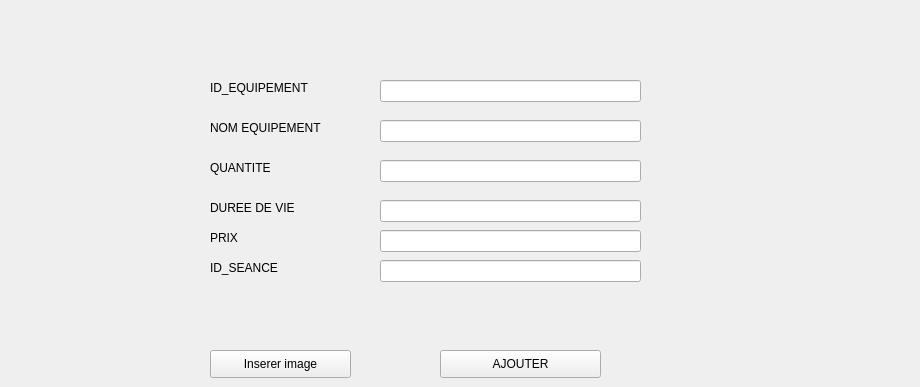
      <widget class="QWidget" name="tab_4">
       <attribute name="title">
        <string>Ajouter</string>
       </attribute>
       <widget class="QLabel" name="label_3">
        <property name="geometry">
         <rect>
          <x>210</x>
          <y>80</y>
          <width>131</width>
          <height>16</height>
         </rect>
        </property>
        <property name="text">
         <string>ID_EQUIPEMENT</string>
        </property>
       </widget>
       <widget class="QLabel" name="label_10">
        <property name="geometry">
         <rect>
          <x>210</x>
          <y>120</y>
          <width>131</width>
          <height>16</height>
         </rect>
        </property>
        <property name="text">
         <string>NOM EQUIPEMENT</string>
        </property>
       </widget>
       <widget class="QLabel" name="label_11">
        <property name="geometry">
         <rect>
          <x>210</x>
          <y>160</y>
          <width>131</width>
          <height>16</height>
         </rect>
        </property>
        <property name="text">
         <string>QUANTITE</string>
        </property>
       </widget>
       <widget class="QLabel" name="label_12">
        <property name="geometry">
         <rect>
          <x>210</x>
          <y>200</y>
          <width>131</width>
          <height>16</height>
         </rect>
        </property>
        <property name="text">
         <string>DUREE DE VIE</string>
        </property>
       </widget>
       <widget class="QLabel" name="label_13">
        <property name="geometry">
         <rect>
          <x>210</x>
          <y>230</y>
          <width>131</width>
          <height>16</height>
         </rect>
        </property>
        <property name="text">
         <string>PRIX</string>
        </property>
       </widget>
       <widget class="QLabel" name="label_14">
        <property name="geometry">
         <rect>
          <x>210</x>
          <y>260</y>
          <width>131</width>
          <height>16</height>
         </rect>
        </property>
        <property name="text">
         <string>ID_SEANCE</string>
        </property>
       </widget>
       <widget class="QLineEdit" name="ID_EQU">
        <property name="geometry">
         <rect>
          <x>380</x>
          <y>80</y>
          <width>261</width>
          <height>22</height>
         </rect>
        </property>
       </widget>
       <widget class="QLineEdit" name="nomEquip">
        <property name="geometry">
         <rect>
          <x>380</x>
          <y>120</y>
          <width>261</width>
          <height>22</height>
         </rect>
        </property>
       </widget>
       <widget class="QLineEdit" name="quantite">
        <property name="geometry">
         <rect>
          <x>380</x>
          <y>160</y>
          <width>261</width>
          <height>22</height>
         </rect>
        </property>
       </widget>
       <widget class="QLineEdit" name="DUREE_VIE">
        <property name="geometry">
         <rect>
          <x>380</x>
          <y>200</y>
          <width>261</width>
          <height>22</height>
         </rect>
        </property>
       </widget>
       <widget class="QLineEdit" name="prixEquip">
        <property name="geometry">
         <rect>
          <x>380</x>
          <y>230</y>
          <width>261</width>
          <height>22</height>
         </rect>
        </property>
       </widget>
       <widget class="QLineEdit" name="idSeance">
        <property name="geometry">
         <rect>
          <x>380</x>
          <y>260</y>
          <width>261</width>
          <height>22</height>
         </rect>
        </property>
       </widget>
       <widget class="QPushButton" name="btnAjouterEquip">
        <property name="geometry">
         <rect>
          <x>440</x>
          <y>350</y>
          <width>161</width>
          <height>28</height>
         </rect>
        </property>
        <property name="text">
         <string>AJOUTER</string>
        </property>
       </widget>
       <widget class="QPushButton" name="pushButton_3">
        <property name="geometry">
         <rect>
          <x>210</x>
          <y>350</y>
          <width>141</width>
          <height>28</height>
         </rect>
        </property>
        <property name="text">
         <string>Inserer image</string>
        </property>
       </widget>
       <widget class="QLabel" name="imageLabel">
        <property name="geometry">
         <rect>
          <x>740</x>
          <y>50</y>
          <width>171</width>
          <height>91</height>
         </rect>
        </property>
        <property name="text">
         <string/>
        </property>
       </widget>
      </widget>
